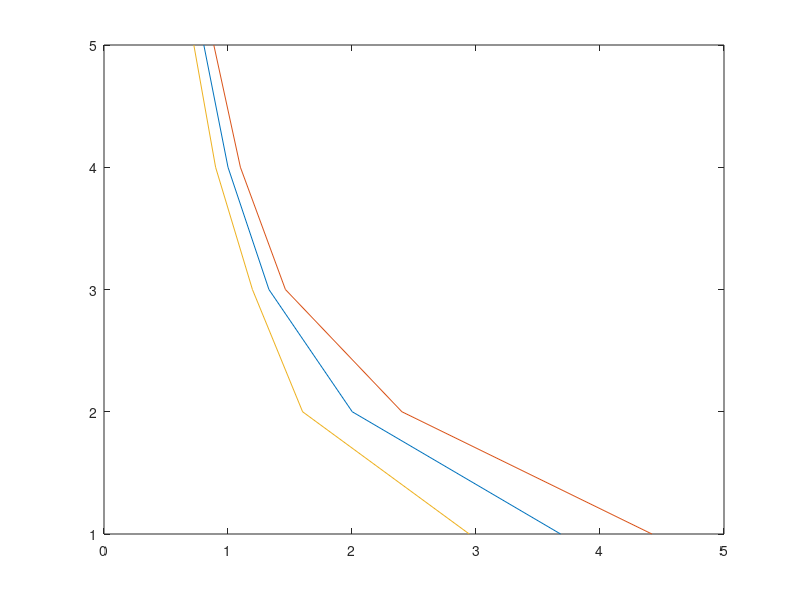

Here is the MATLAB script that generated this plot: (Note: this script raises an error after producing the figure.)
clc; clear;

%% Parameterskript - Elektronische Drosselvorrichtung
%  PID-Regelung
% open_system('MiL_PID')

% Simulationsparameter
TSample = 1e-3;%2e-3;                                 % Zykluszeit für RCP und MiL [s]


% Motorkonstanten
UB = 15;                                        % Betriebsspannung in V
RA = 2.579624359;                               % Ankerwiderstand [Ohm]
LA = 0.001665974;                               % Ankerinduktivität [H]
cn = 30.41688361;                               % Drehzahlkonstante [(rad/s)/V]
cM = 1/cn;                                      % Drehmomentkonstante [Nm/A]


% Mechanische Parameter
iG = 18.125;                                    % Getriebegesamtübersetzung [1]

phimin = 0;                                     % Minimaler Drehwinkel [rad]
phimax = pi/2;                                  % Maximaler Drehwinkel [rad]
phi0 = 0.1063;%0.1095;%0.1150;%0.1187;                                  % Drehwinkel in Ruhelage [rad]

Jges = 1.359e-3;                                % Reduziertes Massenträgheitsmoment [kgm^2]

MFv = 0.4976;                                   % Vorspannmoment des Federsystems [Nm]
cF = 0.0640;                                    % Federkonstante der Drehfeder [Nm/rad]
phi30 = 1e-3;                                   % Fitparameter des Federvorspannmoments [rad]

% cV = 0;                                       % Koeffizient des viskosen Reibmomentanteils [Nms/rad]
MH = 0.1705;                                    % Haftreibmoment [Nm]
phip30 = 1e-1;                                  % Fitparameter der Haftreibung [rad/s]


% Sensorparameter
phiminV = 0.5330;%0.5127;                               % Sensorspannung bei minimalem Drehwinkel (gemessen) [V]
phimaxV = 4.415;%4.5667;                               % Sensorspannung bei maximalem Drehwinkel (gemessen) [V]
cphi    = (phimax-phimin)/(phimaxV-phiminV);    % Sensorkonstante Drehwinkelsensor [rad/V]

cADC = (5/65535)*cphi;                           % Quantisierungskonstante des ADC [(V/step)*(rad/V) = rad/step]
TADC = TSample;                                 % Totzeit des ADC [s]
TMedian5 = 3*TSample;                           % Totzeit des Medianfilters [s]
TSensor  = TADC+TMedian5;                       % Totzeit des Drehwinkelsensors [s]


% Parameter Leistungselektronik
nPWM = 255;                                     % Anzahl der PWM-Schritte
cPWM = UB/nPWM;                                 % Quantisierungskonstante der H-Brücke


% Streckenparameter
a = Jges/cF;
b = (cM*iG)^2/(cF*RA);
T_DK1 = b/2 + sqrt(b^2/4-a);                    % Zeitkonstante der Drosselklappe T1
T_DK2 = b-T_DK1;                                % Zeitkonstante der Drosselklappe T2
K_DK  = cM*iG/(cF*RA);                          % Streckenverstärkung der Drosselklappe


% Reglerparameter des diskreten PID-Reglers
P=29.8794;
I=0.4644;
D=0.0103;
N=358.8259;


% % Laden der Trajektorie phi3_ref der Lookup Table
% % Trainings-Set = 1; Test-Set = 2
% mode = 1;
% if mode == 1
%     load('DK_Trainings_Set.mat','A','Length','Tinterval')
% elseif mode == 2
%     load('DK_Test_Set.mat','A','Length','Tinterval')
% end

% time = 0:Tinterval:(Length-1)*Tinterval;        % Zeitachse der Trajektorie
% offset = 0.5;
% phi3 = (A-offset)*cphi;                         % Korrektur der gemessenen Daten
% TSim = 49.98;                                   % Simulationsdauer bei Anwendung der Trajektorien




%% Fahrzeuglängsdynamik

% Drehmomentkennlinie - Volllast
n_Mot = [1    2     3     4     5     6     6.5  ]*1000;
M_Mot = [145.0 161.0 181.0 194.0 188.0 170.0 158.5];

eta = 0.95;             % Antriebsstrangwirkungsgrad (Skript Dorsch)

iG_car = [0.01 3.682 2.002 1.330 1.000 0.805];                % Übersetzungen Schonganggetriebe (vorwärts)
iG_car = [0.001 3.682 2.002 1.330 1.000 0.805];                % Übersetzungen Schonganggetriebe (vorwärts)
iD_car = 3.45;                                           % Übersetzung Differentialgetriebe 323i

iG_car_up = single([1.2*iG_car(2), 1.2*iG_car(3), 1.1*iG_car(4), 1.1*iG_car(5), 1.1*iG_car(6)]);
iG_car_low = single([0.8*iG_car(2), 0.8*iG_car(3), 0.9*iG_car(4), 0.9*iG_car(5), 0.9*iG_car(6)]);

figure
plot(iG_car(2:6), [1 2 3 4 5], iG_car_up, [1 2 3 4 5], iG_car_low, [1 2 3 4 5])
% plot([1 2 3 4 5], iG_car(2:6), [1 2 3 4 5], iG_car_up, [1 2 3 4 5], iG_car_low)

r_stat = (205*0.55*2+15*25.4)/(2*1000);
r_dyn  = r_stat;

n_Mot_max_1pmin = 4000;       
v_lim_calc_kmh = n_Mot_max_1pmin/60*1./iG_car(2:6)*1/iD_car*2*pi*r_dyn*3.6;    % Schlupf vernachlässigt

a_max = 1;

m_F = 1110;                                                % Leergewicht Fzg.
m_Zu  = 0;                                                   % Zuladung

g = 9.81;
f_R = 0.01;                                                  % Rollwiderstandsbeiwert (Skript Dorsch)

c_W = 0.4;                                                   % Luftwiderstandsbeiwert (BA)
A   = 1.87;                                                  % Windaufstandsfläche (BA)
p_L = 1.225;                                                 % Luftdichte bei 15° C und Normaldruck

e = [1.17 1.04];                                             % Drehmassenzuschlagsfaktor (Skript Dorsch)

v_0 = 130/3.6;

v_ref = 130;

iG_0 = 5;



%% Microcontroller
tsens = 0.05;

Ts_host = 0.05;

Ts_chart = 0.05;

%% Negatives Motormoment
m_vkm = -10/1000;    % Nm/(1/min)
b_vkm = -10;         % Nm

%% Geschwindigkeitssensor
c1_vsens = 3;                                % Anz. Impulse pro Umdrehung
c2_vsens = c1_vsens*iD_car/(2*pi*r_dyn);     % Sensorkonstante Radgeschwindigkeit in Kardanwellendrehzahl [imp/s]
c3_vsens = 0.1;                              % Pulsweite

%% Diskreter Beobachter (nur gültig für gerade Ebene und v>0)
c2_mlf = 0.5*c_W*A*p_L*1/(m_F+m_Zu);
c1_mlf = 0;
c0_mlf = f_R*(m_F+m_Zu)*g*1/(m_F+m_Zu);
c_VKM = iD_car*eta/(r_stat*(m_F+m_Zu));


k1 = 0.5*c_W*A*p_L*1/(m_F+m_Zu);
k2 = 0.0;
k3 = f_R*(m_F+m_Zu)*g*1/(m_F+m_Zu);
k4 = iD_car*eta/(r_stat*(m_F+m_Zu));
k5 = 30*iD_car/(pi*r_dyn);
p = [-5.1168e-6, 0.0518, 1.1411e+2];


%% Acc-Sensor
Ts_acc = 0.1;
i2c_addr_acc = 0x36;
i2c_timeout_acc = 0.01;

%% Velocity-Sensor
reload_value = int32(10000);
T1_vel = 0.1;        % [s]    Zeitbasis Geschwindigkeitsberechnung
T2_vel = 0.01;       % [s]    Zeitbasis Counter-Auswertung
k1_vel = 12*4;       % [1]    12 Impulse pro Umdrehung zzgl. Vierfachauswertung
k2_vel = 762;        % [U/km] Wegstreckenzahl
ks_vel = single(3600/(T1_vel*k1_vel*k2_vel));

k_vel_temp = 10/4*1/iD_car*(2*pi*r_dyn)*3.6   *1/k1_vel*1/T1_vel

% v_rad/(2*pi*r_dyn)*i_diff -> Drehzahl Getriebeausgangswelle
% v_rad/(2*pi*r_dyn)*i_diff*4/10 -> Drehzahl Tachowelle
% n_tacho*10/4*1/i_diff*(2*pi*r_dyn)*3.6 -> Fahrzeuggeschwindigkeit [km/h]


%% Calculation Transfer-Function
xs_lin = 100/3.6;
i_lin = 4;
syms Dx_lin Du_lin s
us_lin = ((k1*xs_lin^2+k2*xs_lin+k3)*1/(k4*iG_car(i_lin+1))-m_vkm*k5*iG_car(i_lin+1)*xs_lin-b_vkm)*1/(p(1)*k5^2*iG_car(i_lin+1)^2*xs_lin^2+p(2)*k5*iG_car(i_lin+1)*xs_lin+p(3));
a0_lin = -(-2*k1*xs_lin-k2+2*k4*iG_car(i_lin+1)^3*p(1)*k5^2*xs_lin*us_lin+k4*iG_car(i_lin+1)^2*p(2)*k5*us_lin+k4*iG_car(i_lin+1)^2*m_vkm*k5);
b_lin = (k4*iG_car(i_lin+1)^3*p(1)*k5^2*xs_lin^2+k4*iG_car(i_lin+1)^2*p(2)*k5*xs_lin+k4*iG_car(i_lin+1)*p(3));
Gs_lin = b/(s+a0_lin);
pretty(Gs_lin);
Gs_lin = tf([b_lin/a0_lin], [1/a0_lin 1]);

K_lin = Gs_lin.Numerator{1}(2);
T_lin = Gs_lin.Denominator{1}(1);

% Kalmanauslegung
Ad = [a0_lin];
Bd = [b_lin];
Cd = [1];
Dd = [0];

Tsd = -1;
sys = ss(Ad,[Bd Bd],Cd,Dd,Tsd,'InputName',{'u' 'w'},'OutputName','y');  % Plant dynamics and additive input noise w

Q = 0.5/3.6;
R = 0.05;

[kalmf,L,~,Mx,Z] = kalman(sys,Q,R);


% Reglerauslegung
% Innerer I-Regler
T_ersatz_lin = 1;%0.5;       % Beschleunigung innerhalb gewünschter "Anstiegszeit" auf 63 %; hier 3 m/s^2 in 0,5 s
K_I_lin = (T_lin/T_ersatz_lin-1)/K_lin;

% Übertragungsfunktion für Beschleunigung
Gs_Beschleunigung_lin = Gs_lin*tf([1 0], [1]);
G_I_lin = tf([K_I_lin], [1 0]);
G_o_I_lin = Gs_Beschleunigung_lin*G_I_lin;
G_w_I_lin = G_o_I_lin/(1+G_o_I_lin);

% Vorfilter für Beschleunigung
V_F_lin = 1/(K_lin*K_I_lin)+1;
G_V_I_lin = V_F_lin*G_w_I_lin;

% P-Regler für Geschwindigkeit
K_P_lin = 0.15;
G_w_a_lin = tf([K_P_lin/(1+K_P_lin)], [T_ersatz_lin/(1+K_P_lin) T_ersatz_lin/(1+K_P_lin) 1]);

T1_lin = -1/(-0.5/T_ersatz_lin + sqrt( (1/T_ersatz_lin)^2/4 - K_P_lin/T_ersatz_lin))
T2_lin = -1/(-0.5/T_ersatz_lin - sqrt( (1/T_ersatz_lin)^2/4 - K_P_lin/T_ersatz_lin))



%% Zustandsrückführung



%% SampleTime ADC
Ts_ADC = 0.001;

%% Fahrpedalsensor
ped_low_deg  = 195.92;
ped_high_deg = 184.57;
ped_m = ped_high_deg - ped_low_deg;

%% Butterworthfilter
% Fahrzeuggeschwindigkeit
fc_butter = 10;                                    % Cut-Off-Frequenz (Hz)
fs_butter = 100;                                   % Samplerate (angelehnt an Beobachter)
Ts_butter = 1/fs_butter;
% [b_num_vFzg, a_den_vFzg] = butter(1,fc_butter/(fs_butter/2));                 % Butterworthfilter über normierte Frequenz
[b_num_vFzg, a_den_vFzg] = butter(4,0.5/(100/2))
[b_num_vFzg, a_den_vFzg] = butter(2,0.5/(100/2))

% Anzeigesignale (Steigung/Beschleunigung)
fc_butter = 1;
fs_butter = 100;
[b_num_stg, a_den_stg] = butter(1,fc_butter/(fs_butter/2));

%% Velocity Profile
vel_profile.Ts = single(0.01);
vel_profile.a_max = single(1.0);
vel_profile.j_max = single(1.0);